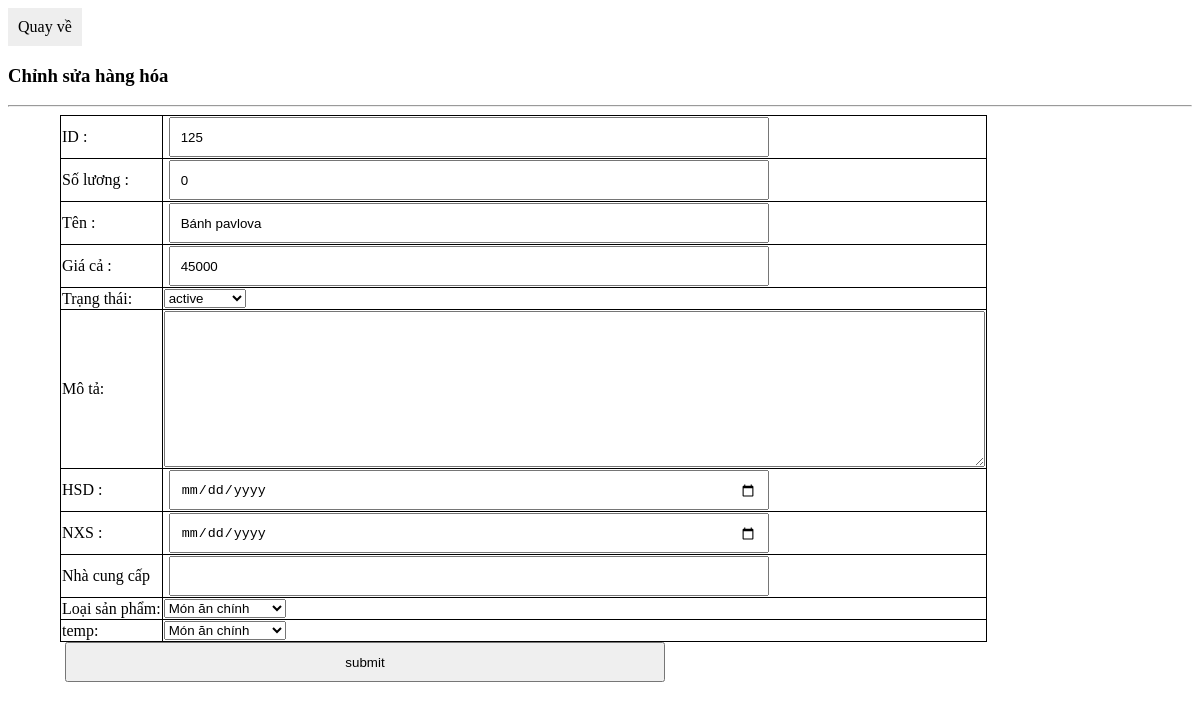
The page /admin/update.php?option_list=update&id_list=125 on the database as committed earlier.
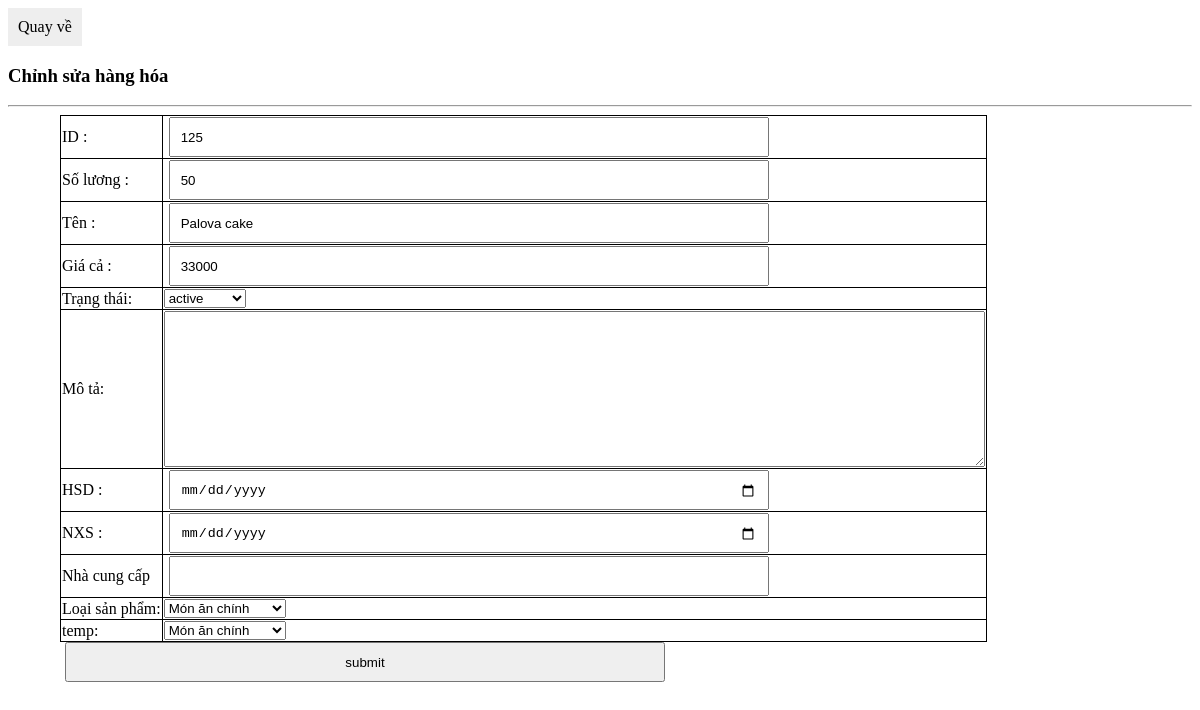
The same page on the database as committed later.
### tables this page shows
CREATE TABLE `item_1` (
  `id` int(30) NOT NULL,
  `thu_tu` int(200) NOT NULL,
  `name` varchar(200) NOT NULL,
  `img` varchar(500) NOT NULL,
  `cost` int(50) NOT NULL,
  `status` varchar(100) NOT NULL,
  `details` text NOT NULL,
  `HSD` date NOT NULL,
  `NXS` date NOT NULL,
  `Supply` varchar(100) NOT NULL,
  `type` varchar(100) NOT NULL,
  `category` varchar(100) NOT NULL
);

### admin/update.php (the view, shortened to what this page needs)
<?php
    include('../config/config.php');
        $id_list = $_GET['id_list'];
        $sql_list = "SELECT * FROM item_1 WHERE id='". $id_list."' " ;
        $query_list_update = mysqli_query($mysqli, $sql_list);
        $list_rows = mysqli_fetch_array( $query_list_update);
?>
<div class="menu">
    <a href="list.php">Quay về</a>
</div>
<h3>Chỉnh sửa hàng hóa</h3>
<hr>
<div class="main-body">
  <form action="update.php?id_list=<?php echo $id_list?>" method="POST">
        <table>
            <tr >
                <td><span>ID :</span></td>
                <td><input type="text" name="id" value="<?php echo $list_rows['id']?>"></td>
            </tr>
            <tr>
                <td><span>Số lương :</span></td>
                <td> <input type="text" name="thu_tu" value="<?php echo $list_rows['thu_tu']?>"></td>
            </tr>
            <tr>
                <td>Tên :</td>
                <td><input type="text" name="name" value="<?php echo $list_rows['name']?>"></td>
            </tr>
            <tr>
                <td>Giá cả :</td>
                <td><input type="text" name="cost" value="<?php echo $list_rows['cost']?>"></td>
            </tr>
            <tr>
                <td>Trạng thái: </td>
                <td><select name="status" id="">
                        <option value="active">active</option>
                </select></td>
            </tr>
            <tr>
                <td>Mô tả:</td>
                <td> <textarea rows="10" cols="100"  name="details" value="<?php echo $list_rows['details']?>"></textarea></td>
            </tr>
            <tr>
                <td>HSD :</td>
                <td> <input type="date" name="HSD" value="<?php echo $list_rows['HSD']?>"></td>
            </tr>
            <tr>
                <td>NXS :</td>
                <td><input type="date" name="NXS" value="<?php echo $list_rows['NXS']?>"></td>
            </tr>
            <tr>
                <td>Nhà cung cấp</td>
                <td><input type="text" name="Supply" value="<?php echo $list_rows['Supply']?>"></td>
            </tr>
            <tr>
                <td>Loại sản phẩm:</td>
                <td>
                    <select name="type" id="">
                        <option value="main_food">Món ăn chính</option>
                    </select>
                </td>
            </tr>
            <tr>
            <td>temp:</td>
                <td>
                    <select name="category" id="">
                        <option value="main_food">Món ăn chính</option>
                    </select>
                </td>
            </tr>
        </table>
        <input type="submit" name="update" value="submit">
    </form>
</div>

Rows that differ between the two databases and show on the page:
changed item_1 id 125: thu_tu "0" → "50"; name "Bánh pavlova" → "Palova cake"; cost "45000" → "33000"
